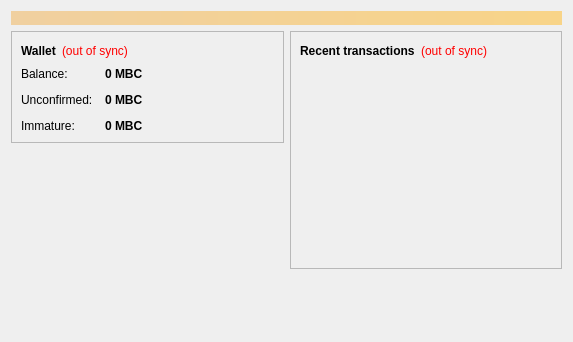
<?xml version="1.0" encoding="UTF-8"?>
<ui version="4.0">
 <class>OverviewPage</class>
 <widget class="QWidget" name="OverviewPage">
  <property name="geometry">
   <rect>
    <x>0</x>
    <y>0</y>
    <width>573</width>
    <height>342</height>
   </rect>
  </property>
  <property name="windowTitle">
   <string>Form</string>
  </property>
  <layout class="QVBoxLayout" name="topLayout">
   <item>
    <widget class="QLabel" name="labelAlerts">
     <property name="visible">
      <bool>false</bool>
     </property>
     <property name="styleSheet">
      <string notr="true">background-color: qlineargradient(x1: 0, y1: 0, x2: 1, y2: 0, stop:0 #F0D0A0, stop:1 #F8D488); color:#000000;</string>
     </property>
     <property name="wordWrap">
      <bool>true</bool>
     </property>
     <property name="margin">
      <number>3</number>
     </property>
    </widget>
   </item>
   <item>
    <layout class="QHBoxLayout" name="horizontalLayout" stretch="1,1">
     <item>
      <layout class="QVBoxLayout" name="verticalLayout_2">
       <item>
        <widget class="QFrame" name="frame">
         <property name="frameShape">
          <enum>QFrame::StyledPanel</enum>
         </property>
         <property name="frameShadow">
          <enum>QFrame::Raised</enum>
         </property>
         <layout class="QVBoxLayout" name="verticalLayout_4">
          <item>
           <layout class="QHBoxLayout" name="horizontalLayout_4">
            <item>
             <widget class="QLabel" name="label_5">
              <property name="font">
               <font>
                <weight>75</weight>
                <bold>true</bold>
               </font>
              </property>
              <property name="text">
               <string>Wallet</string>
              </property>
             </widget>
            </item>
            <item>
             <widget class="QLabel" name="labelWalletStatus">
              <property name="toolTip">
               <string>The displayed information may be out of date. Your wallet automatically synchronizes with the MobozCoin network after a connection is established, but this process has not completed yet.</string>
              </property>
              <property name="styleSheet">
               <string notr="true">QLabel { color: red; }</string>
              </property>
              <property name="text">
               <string notr="true">(out of sync)</string>
              </property>
              <property name="alignment">
               <set>Qt::AlignLeading|Qt::AlignLeft|Qt::AlignVCenter</set>
              </property>
             </widget>
            </item>
            <item>
             <spacer name="horizontalSpacer_2">
              <property name="orientation">
               <enum>Qt::Horizontal</enum>
              </property>
              <property name="sizeHint" stdset="0">
               <size>
                <width>40</width>
                <height>20</height>
               </size>
              </property>
             </spacer>
            </item>
           </layout>
          </item>
          <item>
           <layout class="QFormLayout" name="formLayout_2">
            <property name="fieldGrowthPolicy">
             <enum>QFormLayout::AllNonFixedFieldsGrow</enum>
            </property>
            <property name="horizontalSpacing">
             <number>12</number>
            </property>
            <property name="verticalSpacing">
             <number>12</number>
            </property>
            <item row="0" column="0">
             <widget class="QLabel" name="label">
              <property name="text">
               <string>Balance:</string>
              </property>
             </widget>
            </item>
            <item row="0" column="1">
             <widget class="QLabel" name="labelBalance">
              <property name="font">
               <font>
                <weight>75</weight>
                <bold>true</bold>
               </font>
              </property>
              <property name="cursor">
               <cursorShape>IBeamCursor</cursorShape>
              </property>
              <property name="toolTip">
               <string>Your current balance</string>
              </property>
              <property name="text">
               <string notr="true">0 MBC</string>
              </property>
              <property name="textInteractionFlags">
               <set>Qt::LinksAccessibleByMouse|Qt::TextSelectableByKeyboard|Qt::TextSelectableByMouse</set>
              </property>
             </widget>
            </item>
            <item row="1" column="0">
             <widget class="QLabel" name="label_3">
              <property name="text">
               <string>Unconfirmed:</string>
              </property>
             </widget>
            </item>
            <item row="1" column="1">
             <widget class="QLabel" name="labelUnconfirmed">
              <property name="font">
               <font>
                <weight>75</weight>
                <bold>true</bold>
               </font>
              </property>
              <property name="cursor">
               <cursorShape>IBeamCursor</cursorShape>
              </property>
              <property name="toolTip">
               <string>Total of transactions that have yet to be confirmed, and do not yet count toward the current balance</string>
              </property>
              <property name="text">
               <string notr="true">0 MBC</string>
              </property>
              <property name="textInteractionFlags">
               <set>Qt::LinksAccessibleByMouse|Qt::TextSelectableByKeyboard|Qt::TextSelectableByMouse</set>
              </property>
             </widget>
            </item>
            <item row="2" column="0">
             <widget class="QLabel" name="labelImmatureText">
              <property name="text">
               <string>Immature:</string>
              </property>
             </widget>
            </item>
            <item row="2" column="1">
             <widget class="QLabel" name="labelImmature">
              <property name="font">
               <font>
                <weight>75</weight>
                <bold>true</bold>
               </font>
              </property>
              <property name="toolTip">
               <string>Mined balance that has not yet matured</string>
              </property>
              <property name="text">
               <string notr="true">0 MBC</string>
              </property>
              <property name="textInteractionFlags">
               <set>Qt::LinksAccessibleByMouse|Qt::TextSelectableByKeyboard|Qt::TextSelectableByMouse</set>
              </property>
             </widget>
            </item>
           </layout>
          </item>
         </layout>
        </widget>
       </item>
       <item>
        <spacer name="verticalSpacer">
         <property name="orientation">
          <enum>Qt::Vertical</enum>
         </property>
         <property name="sizeHint" stdset="0">
          <size>
           <width>20</width>
           <height>40</height>
          </size>
         </property>
        </spacer>
       </item>
      </layout>
     </item>
     <item>
      <layout class="QVBoxLayout" name="verticalLayout_3">
       <item>
        <widget class="QFrame" name="frame_2">
         <property name="frameShape">
          <enum>QFrame::StyledPanel</enum>
         </property>
         <property name="frameShadow">
          <enum>QFrame::Raised</enum>
         </property>
         <layout class="QVBoxLayout" name="verticalLayout">
          <item>
           <layout class="QHBoxLayout" name="horizontalLayout_2">
            <item>
             <widget class="QLabel" name="label_4">
              <property name="text">
               <string>&lt;b&gt;Recent transactions&lt;/b&gt;</string>
              </property>
             </widget>
            </item>
            <item>
             <widget class="QLabel" name="labelTransactionsStatus">
              <property name="toolTip">
               <string>The displayed information may be out of date. Your wallet automatically synchronizes with the MobozCoin network after a connection is established, but this process has not completed yet.</string>
              </property>
              <property name="styleSheet">
               <string notr="true">QLabel { color: red; }</string>
              </property>
              <property name="text">
               <string notr="true">(out of sync)</string>
              </property>
              <property name="alignment">
               <set>Qt::AlignRight|Qt::AlignTrailing|Qt::AlignVCenter</set>
              </property>
             </widget>
            </item>
            <item>
             <spacer name="horizontalSpacer">
              <property name="orientation">
               <enum>Qt::Horizontal</enum>
              </property>
              <property name="sizeHint" stdset="0">
               <size>
                <width>40</width>
                <height>20</height>
               </size>
              </property>
             </spacer>
            </item>
           </layout>
          </item>
          <item>
           <widget class="QListView" name="listTransactions">
            <property name="styleSheet">
             <string notr="true">QListView { background: transparent; }</string>
            </property>
            <property name="frameShape">
             <enum>QFrame::NoFrame</enum>
            </property>
            <property name="verticalScrollBarPolicy">
             <enum>Qt::ScrollBarAlwaysOff</enum>
            </property>
            <property name="horizontalScrollBarPolicy">
             <enum>Qt::ScrollBarAlwaysOff</enum>
            </property>
            <property name="selectionMode">
             <enum>QAbstractItemView::NoSelection</enum>
            </property>
           </widget>
          </item>
         </layout>
        </widget>
       </item>
       <item>
        <spacer name="verticalSpacer_2">
         <property name="orientation">
          <enum>Qt::Vertical</enum>
         </property>
         <property name="sizeHint" stdset="0">
          <size>
           <width>20</width>
           <height>40</height>
          </size>
         </property>
        </spacer>
       </item>
      </layout>
     </item>
    </layout>
   </item>
  </layout>
 </widget>
 <resources/>
 <connections/>
</ui>
